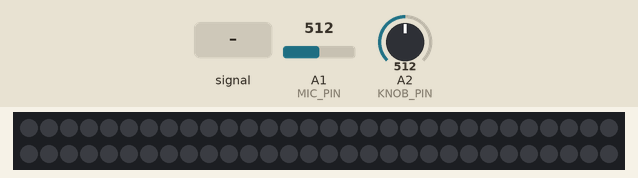
A sketch run on a simulated Arduino Uno, built with avr-gcc and run on an emulated ATmega328P. Parts: 60 RGB LEDs in strip order, left to right, continuing on the next row. The test bench sets the inputs (shaded band); at power-on: A2 (KNOB_PIN) = 512, A1 (MIC_PIN) = 512. Dim RGB values are drawn brighter than linear.

Above: at 1.2 s.
1.3 s: A1 (MIC_PIN) fed a 200 Hz sine of ±81 counts around its level
At 1.42 s:
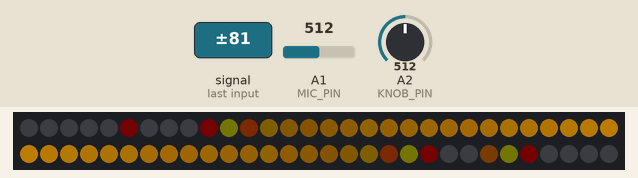
2.9 s: A2 (KNOB_PIN) set to 122
At 3.02 s:
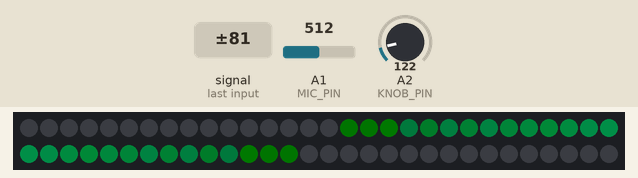
4.8 s: A1 (MIC_PIN) fed a 1000 Hz sine of ±255 counts around its level
At 4.96 s:
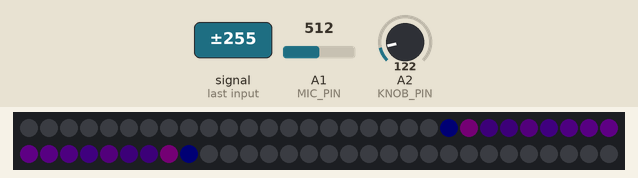
6.8 s: A2 (KNOB_PIN) set to 519
At 7.09 s:
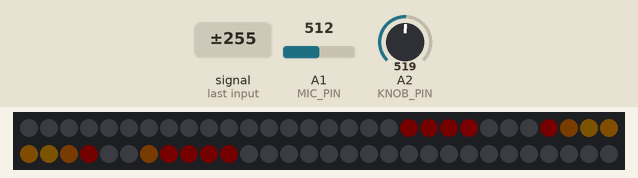
9.2 s: A1 (MIC_PIN) fed a 50 Hz sine of ±306 counts around its level
At 9.49 s:
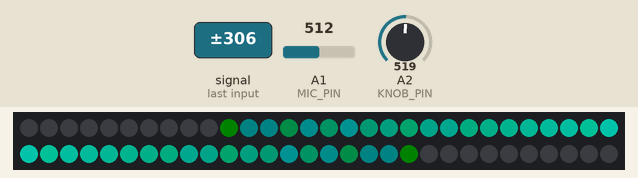
11.3 s: A2 (KNOB_PIN) set to 716
At 11.41 s:
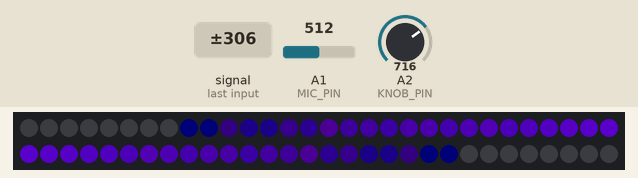

Measured:
- after the input at 1.3 s, the LEDs: first change at once (image 1 shows a later state)
- after the input at 9.2 s, the LEDs: first differ from a run without the input after 0.09 s (image 5 shows a later state)

The sketch:

EqualizerV2.ino
```cpp
//Program by Michael Bartlett

//Libraries
#include <Adafruit_NeoPixel.h>  //Library to simplify interacting with the LED strip
#ifdef __AVR__
#include <avr/power.h>   //Includes the library for power reduction registers if your chip supports them.
#endif                   //More info: http://www.nongnu.org/avr-libc/user-manual/group__avr__power.htlm

//Constants (change these as necessary)
#define LED_PIN   6  //Pin for the pixel strip. Does not have to be analog.
#define N_PIXELS 60  //Change this to the number of LEDs in your strip.
#define LED_HALF  N_PIXELS/2
#define MIC_PIN A1  //Pin for the envelope of the sound detector
#define KNOB_PIN  A2  //Pin for the trimpot 10K

//////////<Globals>
//  These values either need to be remembered from the last pass of loop() or
//  need to be accessed by several functions in one pass, so they need to be global.

Adafruit_NeoPixel strip = Adafruit_NeoPixel(N_PIXELS, LED_PIN, NEO_GRB + NEO_KHZ800);  //LED strip objetc

uint16_t gradient = 0; //Used to iterate and loop through each color palette gradually

uint8_t volume = 0;    //Holds the volume level read from the sound detector.
uint8_t last = 0;      //Holds the value of volume from the previous loop() pass.

float maxVol = 15;     //Holds the largest volume recorded thus far to proportionally adjust the visual's responsiveness.
float knob = 1023.0;   //Holds the percentage of how twisted the trimpot is. Used for adjusting the max brightness.
float avgVol = 0;      //Holds the "average" volume-level to proportionally adjust the visual experience.
float avgBump = 0;     //Holds the "average" volume-change to trigger a "bump."

bool bump = true;     //Used to pass if there was a "bump" in volume

//////////</Globals>


//////////<Standard Functions>

void setup() {    //Like it's named, this gets ran before any other function.

  Serial.begin(9600); //Sets data rate for serial data transmission.

  strip.begin(); //Initialize the LED strip object.
  strip.show();  //Show a blank strip, just to get the LED's ready for use.
}


void loop() {  //This is where the magic happens. This loop produces each frame of the visual.
  volume = analogRead(MIC_PIN);       //Record the volume level from the sound detector
  knob = analogRead(KNOB_PIN) / 1023.0; //Record how far the trimpot is twisted
  avgVol = (avgVol + volume) / 2.0;     //Take our "average" of volumes.

  //Sets a threshold for volume.
  //  In practice I've found noise can get up to 15, so if it's lower, the visual thinks it's silent.
  //  Also if the volume is less than average volume / 2 (essentially an average with 0), it's considered silent.
  if (volume < avgVol / 2.0 || volume < 15) volume = 0;

  //If the current volume is larger than the loudest value recorded, overwrite
  if (volume > maxVol) maxVol = volume;

  //This is where "gradient" is reset to prevent overflow.
  if (gradient > 1529) {

    gradient %= 1530;

    //Everytime a palette gets completed is a good time to readjust "maxVol," just in case
    //  the song gets quieter; we also don't want to lose brightness intensity permanently
    //  because of one stray loud sound.
    maxVol = (maxVol + volume) / 2.0;
  }

  //If there is a decent change in volume since the last pass, average it into "avgBump"
  if (volume - last > avgVol - last && avgVol - last > 0) avgBump = (avgBump + (volume - last)) / 2.0;

  //if there is a notable change in volume, trigger a "bump"
  bump = (volume - last) > avgBump;

  Pulse();   //Calls the visual to be displayed with the globals as they are.

  gradient++;    //Increments gradient

  last = volume; //Records current volume for next pass

  delay(30);   //Paces visuals so they aren't too fast to be enjoyable
}

//////////</Standard Functions>

//////////<Helper Functions>


//PULSE
//Pulse from center of the strip
void Pulse() {

  fade(0.75);   //Listed below, this function simply dims the colors a little bit each pass of loop()

  //Advances the gradient to the next noticeable color if there is a "bump"
  if (bump) gradient += 64;

  //If it's silent, we want the fade effect to take over, hence this if-statement
  if (volume > 0) {
    uint32_t col = Rainbow(gradient); //Our retrieved 32-bit color

    //These variables determine where to start and end the pulse since it starts from the middle of the strip.
    //  The quantities are stored in variables so they only have to be computed once.
    int start = LED_HALF - (LED_HALF * (volume / maxVol));
    int finish = LED_HALF + (LED_HALF * (volume / maxVol)) + strip.numPixels() % 2;
    //Listed above, LED_HALF is simply half the number of LEDs on your strip. ↑ this part adjusts for an odd quantity.

    for (int i = start; i < finish; i++) {

      //"damp" creates the fade effect of being dimmer the farther the pixel is from the center of the strip.
      //  It returns a value between 0 and 1 that peaks at 1 at the center of the strip and 0 at the ends.
      float damp = float(
                     ((finish - start) / 2.0) -
                     abs((i - start) - ((finish - start) / 2.0))
                   )
                   / float((finish - start) / 2.0);

      //Sets the each pixel on the strip to the appropriate color and intensity
      //  strip.Color() takes 3 values between 0 & 255, and returns a 32-bit integer.
      //  Notice "knob" affecting the brightness, as in the rest of the visuals.
      //  Also notice split() being used to get the red, green, and blue values.
      strip.setPixelColor(i, strip.Color(
                             split(col, 0) * pow(damp, 2.0) * knob,
                             split(col, 1) * pow(damp, 2.0) * knob,
                             split(col, 2) * pow(damp, 2.0) * knob
                           ));
    }
    //Sets the max brightness of all LEDs. If it's loud, it's brighter.
    //  "knob" was not used here because it occasionally caused minor errors in color display.
    strip.setBrightness(255.0 * pow(volume / maxVol, 2));
  }

  //This command actually shows the lights. If you make a new visualization, don't forget this!
  strip.show();
}


//Fades lights by multiplying them by a value between 0 and 1 each pass of loop().
void fade(float damper) {

  //"damper" must be between 0 and 1, or else you'll end up brightening the lights or doing nothing.
  if (damper >= 1) damper = 0.99;

  for (int i = 0; i < strip.numPixels(); i++) {

    //Retrieve the color at the current position.
    uint32_t col = (strip.getPixelColor(i)) ? strip.getPixelColor(i) : strip.Color(0, 0, 0);

    //If it's black, you can't fade that any further.
    if (col == 0) continue;

    float colors[3]; //Array of the three RGB values

    //Multiply each value by "damper"
    for (int j = 0; j < 3; j++) colors[j] = split(col, j) * damper;

    //Set the dampened colors back to their spot.
    strip.setPixelColor(i, strip.Color(colors[0] , colors[1], colors[2]));
  }
}


uint8_t split(uint32_t color, uint8_t i ) {

  //0 = Red, 1 = Green, 2 = Blue

  if (i == 0) return color >> 16;
  if (i == 1) return color >> 8;
  if (i == 2) return color >> 0;
  return -1;
}


//This function simply take a value and returns a gradient color
//  in the form of an unsigned 32-bit integer

//The gradient returns a different, changing color for each multiple of 255
//  This is because the max value of any of the 3 LEDs is 255, so it's
//  an intuitive cutoff for the next color to start appearing.
//  Gradients should also loop back to their starting color so there's no jumps in color.

uint32_t Rainbow(unsigned int i) {
  if (i > 1529) return Rainbow(i % 1530);
  if (i > 1274) return strip.Color(255, 0, 255 - (i % 255));   //violet -> red
  if (i > 1019) return strip.Color((i % 255), 0, 255);         //blue -> violet
  if (i > 764) return strip.Color(0, 255 - (i % 255), 255);    //aqua -> blue
  if (i > 509) return strip.Color(0, 255, (i % 255));          //green -> aqua
  if (i > 255) return strip.Color(255 - (i % 255), 255, 0);    //yellow -> green
  return strip.Color(255, i, 0);                               //red -> yellow
}

//////////</Helper Functions>
```
